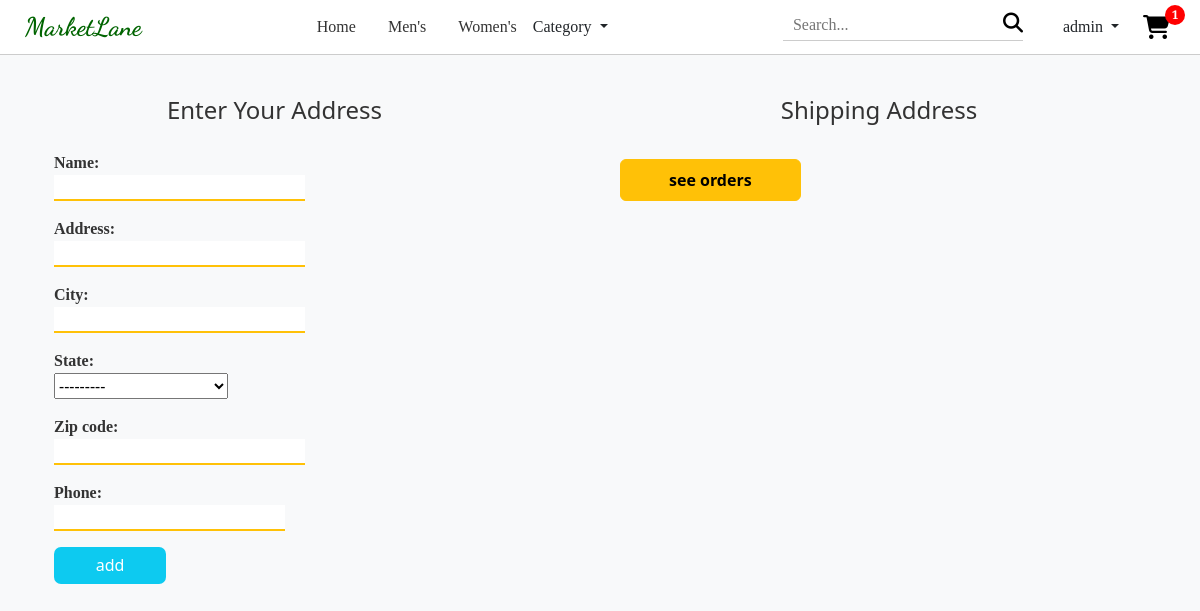
Before: /customer/address/ (signed in) with the older database file.
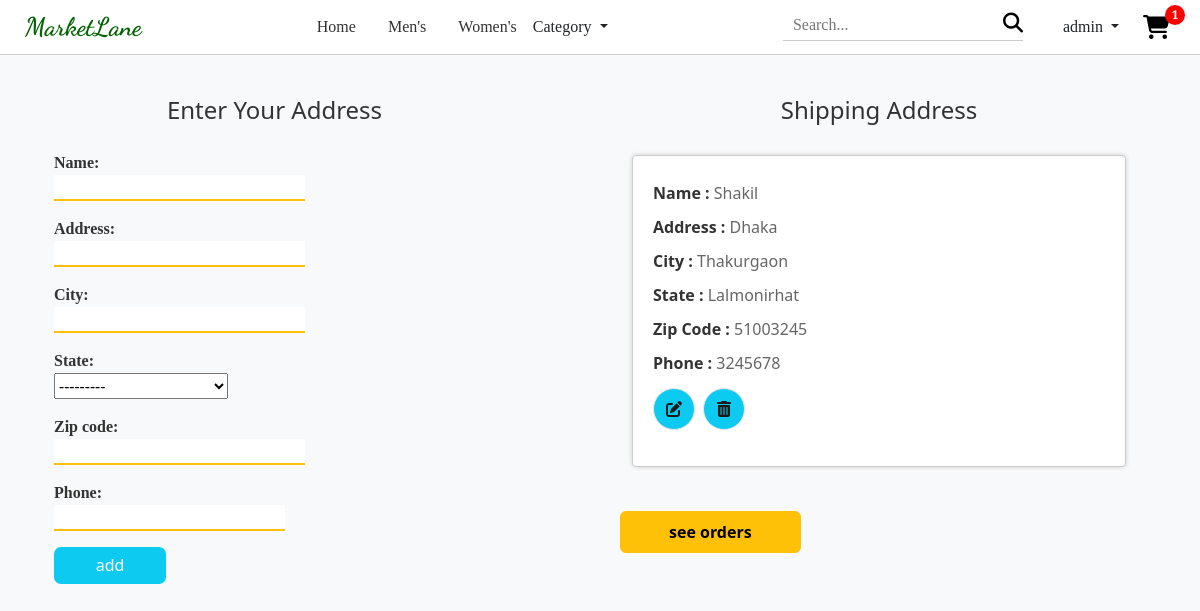
After: the same page with the newer database file.
### core/models.py (models this page shows, shortened)
class CustomerAddress(models.Model):
    STATE_CHOICES = [
        ('Rajshahi', (
                ('Bogra', 'Bogra'),
                ('Joypurhat', 'Joypurhat'),
                ('Naogaon', 'Naogaon'),
                ('Natore', 'Natore'),('Chapainawabganj', 'Chapainawabganj'),
                ('Pabna', 'Pabna'),('Rajshahi', 'Rajshahi'),
                ('Sirajganj', 'Sirajganj'),
            )
        ),
        ('Rangpur', (
                ('Dinajpur', 'Dinajpur'),
                ('Gaibandha', 'Gaibandha'),
                ('Kurigram', 'Kurigram'),
                ('Lalmonirhat', 'Lalmonirhat'),
                ('Nilphamari', 'Nilphamari'),('Panchagarh', 'Panchagarh'),
                ('Rangpur', 'Rangpur'),('Thakurgaon', 'Thakurgaon'),
            )
        ),
        ('Sylhet', (
                ('Habiganj', 'Habiganj'),
                ('Maulvibazar', 'Maulvibazar'),
                ('Sunamganj', 'Sunamganj'),('Sylhet', 'Sylhet'),
            )
        ),
        ('Barisal', (
                ('Barguna', 'Barguna'),
                ('Barisal', 'Barisal'),
                ('Bhola', 'Bhola'),
                ('Jhalokati', 'Jhalokati'),
                ('Patuakhali', 'Patuakhali'),
                ('Pirojpur', 'Pirojpur'),
            )
        ),
        ('Chittagong', (
                ('Bandarban', 'Bandarban'),
                ('Brahmanbaria', 'Brahmanbaria'),
                ('Chandpur', 'Chandpur'),
                ('Chittagong', 'Chittagong'),
                ('Comilla', 'Comilla'),
                ('Cox\'s Bazar', 'Cox\'s Bazar'),
                ('Feni', 'Feni'),
                ('Khagrachhari', 'Khagrachhari'),
                ('Lakshmipur', 'Lakshmipur'),
                ('Noakhali', 'Noakhali'),
                ('Rangamati', 'Rangamati'),
            )
        ),
        ('Dhaka', (
                ('Dhaka', 'Dhaka'),
                ('Faridpur', 'Faridpur'),
                ('Gazipur', 'Gazipur'),
                ('Gopalganj', 'Gopalganj'),
                ('Kishoreganj', 'Kishoreganj'),
                ('Madaripur', 'Madaripur'),
                ('Manikganj', 'Manikganj'),
                ('Munshiganj', 'Munshiganj'),
                ('Narayanganj', 'Narayanganj'),
                ('Narsingdi', 'Narsingdi'),
                ('Rajbari', 'Rajbari'),
                ('Shariatpur', 'Shariatpur'),
                ('Tangail', 'Tangail'),
            )
        ),
        ('Khulna', (
                ('Bagerhat', 'Bagerhat'),
                ('Chuadanga', 'Chuadanga'),
                ('Jessore', 'Jessore'),
                ('Jhenaidah', 'Jhenaidah'),
                ('Khulna', 'Khulna'),
                ('Kushtia', 'Kushtia'),
                ('Magura', 'Magura'),
                ('Meherpur', 'Meherpur'),
                ('Narail', 'Narail'),
                ('Satkhira', 'Satkhira'),
            )
        ),
        ('Mymensingh',(
                ('Jamalpur', 'Jamalpur'),
                ('Mymensingh', 'Mymensingh'),
                ('Netrakona', 'Netrakona'),
                ('Sherpur', 'Sherpur'),
            )
        ),
        ('Rajshahi', (
                ('Bogra', 'Bogra'),
                ('Chapainawabganj', 'Chapainawabganj'),
                ('Joypurhat', 'Joypurhat'),
                ('Naogaon', 'Naogaon'),
                ('Natore', 'Natore'),
                ('Pabna', 'Pabna'),
            )
        ),
    ]
    customer = models.ForeignKey(User, on_delete=models.CASCADE)
    name = models.CharField(max_length=100)
    address = models.CharField(max_length=200)
    city = models.CharField(max_length=100)
    state = models.CharField(choices=STATE_CHOICES, max_length=15)
    zip_code = models.CharField(max_length=20)
    phone = models.IntegerField()

### core/views.py (the view, shortened to what this page needs)
# urls.py: path('customer/address/', views.CustomerAddressLoc.as_view(), name='customer_address'),
class CustomerAddressLoc(LoginRequiredMixin,FormView, ListView):
    login_url = reverse_lazy('user_login')
    form_class = CustomerAddressForm
    template_name = 'core/customer_profile.html'
    model = CustomerAddress
    success_url = reverse_lazy('customer_address')
    def get_context_data(self, **kwargs):
        context = super().get_context_data(**kwargs)
        context["cus_loc_objects"] = CustomerAddress.objects.filter(customer=self.request.user).order_by('-id')
        if self.request.user.is_authenticated:
            context["cart"] = len(ProductCart.objects.filter(user=self.request.user))
        return context

### core/forms.py
class CustomerAddressForm(forms.ModelForm):
    class Meta:
        model = CustomerAddress
        fields = ['name','address','city','state','zip_code','phone']

### core/templates/core/customer_profile.html (shortened to what this page needs)
{% extends "core/base.html" %}
{% load static %}
{% block body-content %}
    <div class="d-flex flex-column align-items-center mt-5">
        <div class="container row my-5">
            <div class="col-5 position-relative location-form">
                <h2 class="address-heading">Enter Your Address</h2>
                <form action="" method="post">
                    {% for form in form %}
                    <div class="location-field">
                        {{form.label_tag}}
                        {{form}}
                    </div>
                    {% endfor %}
                    <input class="bg-info" type="submit" value='add'>
                </form>
            </div>
            <div class="col-6 offset-1">
                <h2 class="address-heading">Shipping Address</h2>
                {% for cus_loc_object in cus_loc_objects %}
                <div class="address-container">
                    <div class="address-details">
                      <p><strong>Name :</strong> {{cus_loc_object.name|capfirst}}</p>
                      <p><strong>Address :</strong> {{cus_loc_object.address}}</p>
                      <p><strong>City :</strong> {{cus_loc_object.city}}</p>
                      <p><strong>State :</strong> {{cus_loc_object.state}}</p>
                      <p><strong>Zip Code :</strong> {{cus_loc_object.zip_code}}</p>
                      <p><strong>Phone :</strong> {{cus_loc_object.phone}}</p>
                    </div>
                    <div class="address-actions">
                        <button class="btn-icon btn-edit bg-info text-decoration-none" data-id={{cus_loc_object.id}}><i class="fas fa-edit"></i></button>
                        <a href="{% url 'customer_address_del' cus_loc_object.id %}" class="btn-icon btn-delete bg-info mx-2" data-id={{cus_loc_object.id}}><i class="fas fa-trash-alt"></i></a>
                    </div>
                </div>
                {% endfor %}
                <a href="{% url 'order' %}" class="btn btn-warning fw-semibold px-5 py-2 my-4 mx-2">see orders</a>
            </div>
        </div>
    </div>
{% endblock body-content %}

Changed rows visible on the page:
added CustomerAddress: name "Shakil", address "Dhaka", city "Thakurgaon", state "Lalmonirhat", zip_code "51003245", phone "3245678"
